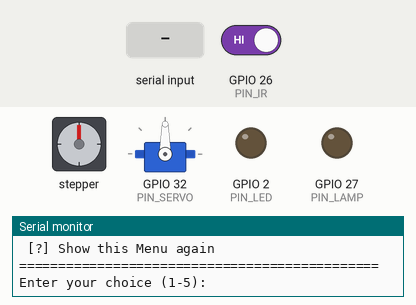
This sketch was run on a simulated ESP32. Parts: stepper motor, servo, output pins drawn as LEDs (lit = HIGH), the last lines printed to the serial monitor. Wiring (inferred from the names in the program): stepper motor driver (200 steps per turn assumed): step GPIO 16; direction GPIO 4; enable GPIO 17. Inputs (shaded band) come from the test bench; at power-on: GPIO 26 (PIN_IR) HIGH. Random numbers use the default seed unless the sketch sets one; pins used as bus, display or sensor lines are not drawn.

Above: at 1.4 s.
1.5 s: "1\n" received over Serial
At 2.4 s:
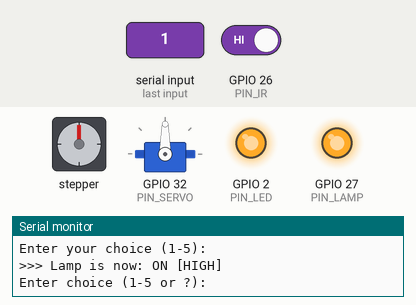
3.0 s: "2\n" received over Serial
At 4.4 s:
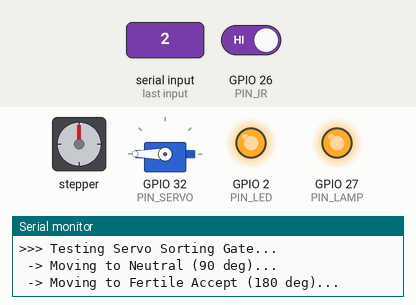
6.0 s: "3\n" received over Serial
At 7.7 s:
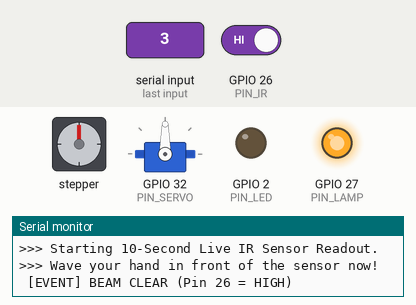
8.0 s: GPIO 26 (PIN_IR) driven LOW
At 9.2 s:
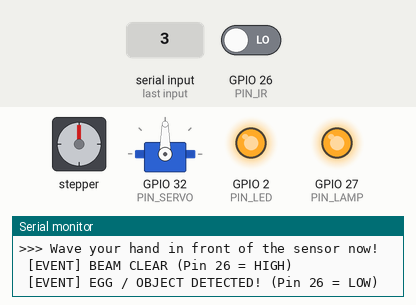
9.5 s: GPIO 26 (PIN_IR) driven HIGH
At 10.4 s:
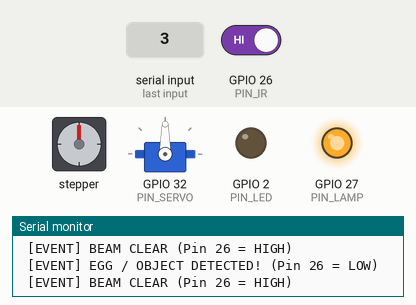
Timing chart, 0 to 18.0 s (numbered marks = the images above; inputs shaded):
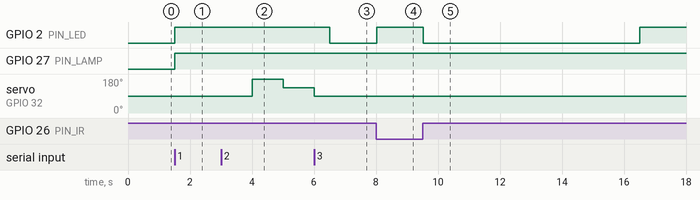

Measured:
- after the input at 1.5 s, GPIO 2 (PIN_LED), GPIO 27 (PIN_LAMP): LOW → HIGH at once
- after the input at 3.0 s, servo on GPIO 32 (PIN_SERVO): 90° → 180° after 1.0 s, → 135° 1.0 s later
- after the input at 6.0 s, GPIO 2 (PIN_LED): HIGH → LOW after 0.51 s
- after the input at 8.0 s, GPIO 2 (PIN_LED): LOW → HIGH at once
- after the input at 9.5 s, GPIO 2 (PIN_LED): HIGH → LOW at once, → HIGH 7.0 s later

The sketch:

unified_test.ino
```cpp
/*
 * OvaLens Unified Single-ESP32 Hardware Diagnostic Test
 * Board: ESP32 Dev Module
 * Baud Rate: 115200
 *
 * Pinout:
 *   - Stepper STEP:   GPIO 16
 *   - Stepper DIR:    GPIO 4
 *   - Stepper ENABLE: GPIO 17 (LOW = Enabled, HIGH = Disabled/Silent)
 *   - IR Sensor:      GPIO 26 (Active LOW)
 *   - Servo Gate:     GPIO 32 (PWM)
 *   - Lamp Relay:     GPIO 27 (Active HIGH)
 *   - Status LED:     GPIO 2  (Onboard)
 */

#include <Arduino.h>
#include <ESP32Servo.h>

// ==========================================
// PIN CONFIGURATION
// ==========================================
const uint8_t PIN_STEP   = 16;
const uint8_t PIN_DIR    = 4;
const uint8_t PIN_ENABLE = 17; // Auto-sleep for silent idle!
const uint8_t PIN_IR     = 26;
const uint8_t PIN_SERVO  = 32;
const uint8_t PIN_LAMP   = 27;
const uint8_t PIN_LED    = 2;

Servo gateServo;
bool lampState = false;

// Print Interactive Test Menu
void printMenu() {
  Serial.println();
  Serial.println("==============================================");
  Serial.println("      OvaLens Single-ESP32 Hardware Test      ");
  Serial.println("==============================================");
  Serial.println(" [1] Toggle Lamp ON / OFF        (GPIO 27)");
  Serial.println(" [2] Test Servo Sorting Gate     (GPIO 32)");
  Serial.println(" [3] Live IR Sensor Test (10s)   (GPIO 26)");
  Serial.println(" [4] Jog Stepper Forward (100st) (GPIO 16, 4, 17)");
  Serial.println(" [5] Jog Stepper Reverse (100st) (GPIO 16, 4, 17)");
  Serial.println(" [?] Show this Menu again");
  Serial.println("==============================================");
  Serial.print("Enter your choice (1-5): ");
}

void setup() {
  Serial.begin(115200);
  while (!Serial && millis() < 2000);

  // Configure Pins
  pinMode(PIN_STEP, OUTPUT);
  pinMode(PIN_DIR, OUTPUT);
  pinMode(PIN_ENABLE, OUTPUT);
  pinMode(PIN_LAMP, OUTPUT);
  pinMode(PIN_LED, OUTPUT);
  pinMode(PIN_IR, INPUT_PULLUP);

  // Default initial states
  digitalWrite(PIN_STEP, LOW);
  digitalWrite(PIN_DIR, LOW);
  digitalWrite(PIN_ENABLE, HIGH); // HIGH = Disable coils (Silent idle!)
  digitalWrite(PIN_LAMP, LOW);
  digitalWrite(PIN_LED, LOW);

  // Configure Servo
  ESP32PWM::allocateTimer(0);
  gateServo.setPeriodHertz(50);
  gateServo.attach(PIN_SERVO, 500, 2400);
  gateServo.write(90); // Idle neutral position

  delay(200);
  Serial.println("\n[INIT] All pins configured with Silent Idle enabled.");
  printMenu();
}

// 1. Toggle Candling Lamp
void testLamp() {
  lampState = !lampState;
  digitalWrite(PIN_LAMP, lampState ? HIGH : LOW);
  digitalWrite(PIN_LED, lampState ? HIGH : LOW);

  Serial.println();
  Serial.print(">>> Lamp is now: ");
  if (lampState) {
    Serial.println("ON [HIGH]");
  } else {
    Serial.println("OFF [LOW]");
  }
}

// 2. Test Servo Movement
void testServo() {
  Serial.println();
  Serial.println(">>> Testing Servo Sorting Gate...");

  Serial.println(" -> Moving to Neutral (90 deg)...");
  gateServo.write(90);
  delay(1000);

  Serial.println(" -> Moving to Fertile Accept (180 deg)...");
  gateServo.write(180);
  delay(1000);

  Serial.println(" -> Moving to Infertile Reject (135 deg)...");
  gateServo.write(135);
  delay(1000);

  Serial.println(" -> Returning to Neutral (90 deg)...");
  gateServo.write(90);
  delay(500);

  Serial.println(">>> Servo Test Complete!");
}

// 3. Live IR Sensor Monitor
void testIRSensor() {
  Serial.println();
  Serial.println(">>> Starting 10-Second Live IR Sensor Readout.");
  Serial.println(">>> Wave your hand in front of the sensor now!");

  unsigned long endTime = millis() + 10000;
  int lastState = -1;

  while (millis() < endTime) {
    int currentState = digitalRead(PIN_IR);
    if (currentState != lastState) {
      lastState = currentState;
      if (currentState == LOW) {
        Serial.println(" [EVENT] EGG / OBJECT DETECTED! (Pin 26 = LOW)");
        digitalWrite(PIN_LED, HIGH);
      } else {
        Serial.println(" [EVENT] BEAM CLEAR (Pin 26 = HIGH)");
        digitalWrite(PIN_LED, LOW);
      }
    }
    delay(20);
  }

  digitalWrite(PIN_LED, lampState ? HIGH : LOW);
  Serial.println(">>> IR Sensor Test Finished.");
}

// 4 & 5. Jog Stepper Motor with Auto-Enable/Disable
void testStepper(bool forward, int steps = 100) {
  Serial.println();
  Serial.print(">>> Stepping Motor ");
  Serial.print(forward ? "FORWARD " : "REVERSE ");
  Serial.print(steps);
  Serial.println(" steps...");

  // Wake up driver (LOW = Enabled)
  digitalWrite(PIN_ENABLE, LOW);
  delay(5); // Allow charge pump to stabilize

  digitalWrite(PIN_DIR, forward ? HIGH : LOW);
  delayMicroseconds(50);

  // 100 steps with 2000us pulse half-period
  for (int i = 0; i < steps; i++) {
    digitalWrite(PIN_STEP, HIGH);
    delayMicroseconds(2000);
    digitalWrite(PIN_STEP, LOW);
    delayMicroseconds(2000);
  }

  // Sleep driver (HIGH = Disabled / Silent Idle)
  delay(10);
  digitalWrite(PIN_ENABLE, HIGH);

  Serial.println(">>> Stepper Move Done! Coils silenced.");
}

void loop() {
  if (Serial.available() > 0) {
    char key = Serial.read();

    // Ignore newline / carriage return
    if (key == '\r' || key == '\n') return;

    switch (key) {
      case '1':
        testLamp();
        break;
      case '2':
        testServo();
        break;
      case '3':
        testIRSensor();
        break;
      case '4':
        testStepper(true, 100);
        break;
      case '5':
        testStepper(false, 100);
        break;
      case '?':
      case 'h':
      case 'H':
        printMenu();
        return;
      default:
        Serial.print("\n[?] Unknown key '");
        Serial.print(key);
        Serial.println("'. Enter 1, 2, 3, 4, 5, or ?");
        break;
    }

    Serial.print("\nEnter choice (1-5 or ?): ");
  }
}
```
